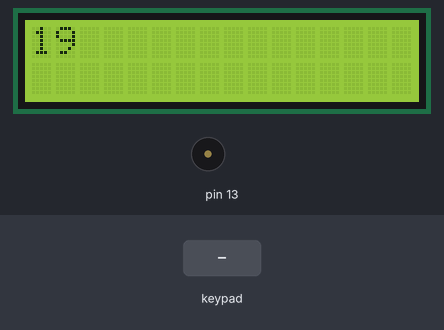
The sketch below on a simulated Arduino Uno, built with avr-gcc and run on an emulated ATmega328P. Shown: 16×2 character LCD, buzzer (waves = sounding). Inputs (shaded band) come from the test bench. What the sketch prints to the serial monitor is not drawn.

Above: at 1.3 s.
1.4 s: keypad keys 9 8 7 6 # pressed 0.4 s apart
At 3.7 s:
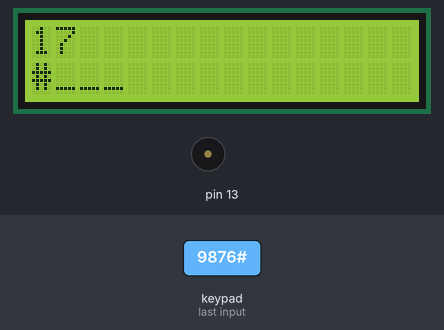
4.9 s: key 'A' pressed
At 5.5 s:
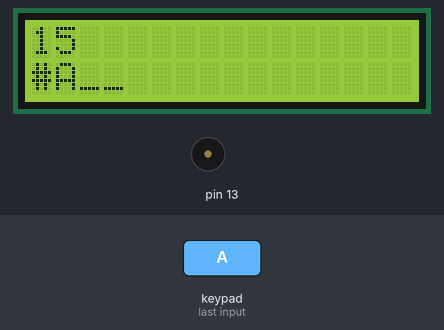
7.1 s: keypad keys 9 8 7 6 * pressed 0.4 s apart
At 9.2 s:
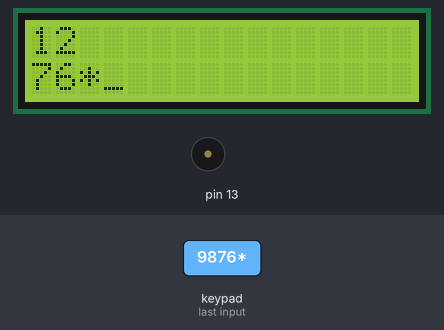
10.6 s: keypad keys 9 8 7 6 D pressed 0.4 s apart
At 12.9 s:
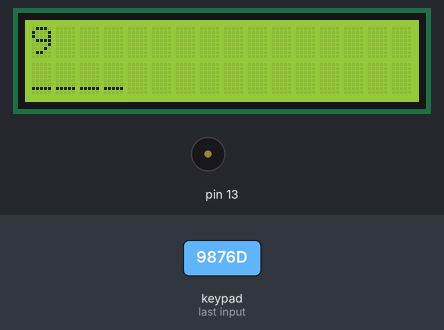
15.6 s: key 'B' pressed
At 16.4 s:
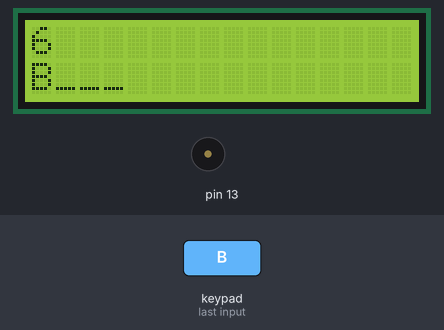
18.0 s: key 'C' pressed
At 18.8 s:
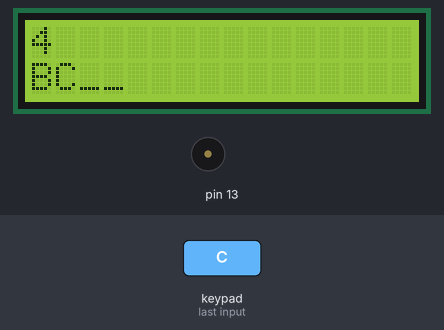
Timing chart, 0 to 35.7 s (numbered marks = the images above; inputs shaded):
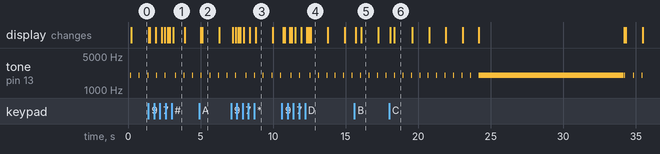

Measured:
- after the input at 4.9 s, the display: first changes after 0.12 s (image 2 shows a later state)
- after the input at 7.1 s, the display: first changes after 0.11 s (image 3 shows a later state)
- after the input at 10.6 s, the display: first changes after 0.09 s (image 4 shows a later state)
- after the input at 15.6 s, the display: first changes after 0.10 s (image 5 shows a later state)
- after the input at 18.0 s, the display: first changes after 0.09 s (image 6 shows a later state)
- by itself, tone on pin 13: plays 2000 Hz for 0.05 s, 2000 Hz for 0.05 s, 2000 Hz for 0.05 s, 2000 Hz for 0.05 s, 2000 Hz for 0.05 s, 2000 Hz for 0.05 s … (14 notes in this stretch)
- what the display in image 1 shows lasts 0.8 s, from 3.1 s to 3.9 s

The sketch:

count_down_i2c.ino
```cpp
#include <Keypad.h>
// initialize the library with the numbers of the interface pins
//#include <LiquidCrystal.h>
//LiquidCrystal lcd(12, 11, 5, 4, 3, 2);
#include <Wire.h>
#include <LiquidCrystal_I2C.h>

LiquidCrystal_I2C lcd(0x3F,16,2);  // set the LCD address to 0x27 for a 16 chars and 2 line display


const byte ROWS = 4;
const byte COLS = 4;
const int DURATION=400;
const int BANG_DURATION = 10000;
const int TONE_FREQ = 2000;

char hexaKeys[ROWS][COLS] = {
  {'1', '2', '3', 'A'},
  {'4', '5', '6', 'B'},
  {'7', '8', '9', 'C'},
  {'*', '0', '#', 'D'}
};
int i=0;
int time = DURATION;
byte rowPins[ROWS] = {9, 8, 7, 6};
byte colPins[COLS] = {A0, A1, A2, A3};

Keypad customKeypad = Keypad(makeKeymap(hexaKeys), rowPins, colPins, ROWS, COLS);

void setup(){
  Serial.begin(9600);
  // set up the LCD's number of columns and rows:
  //lcd.begin(16,2);
  //lcd.setCursor(i,1);
  lcd.init();                      // initialize the lcd
  lcd.init();
  // Print a message to the LCD.
  lcd.backlight();
  lcd.setCursor(1,0);
  lcd.print("____                ");
}

void loop(){
  char customKey = customKeypad.getKey();
  lcd.setCursor(0,0);  //Display position
  lcd.print("           ");
  lcd.setCursor(0,0);
  lcd.print(time/20);
  if ((time %10) ==0){tone(13, TONE_FREQ, 50);}
  else {  delay(50);}
  if (customKey){
    Serial.println(customKey);
    lcd.setCursor(i,1);  //Display position
    lcd.print(customKey);
    i++;
    if (i>3)
    {
      i=0;
      lcd.setCursor(i,1);
      lcd.print("Wrong!");
      delay(100);
      lcd.setCursor(i,1);
      lcd.print("____             ");
      }

  }
  time=time-1;

  if (time==-1)
  {
    lcd.setCursor(0,0);
    lcd.print("Bang!");
    lcd.setCursor(0,1);
    lcd.print("You Failed!");
    tone(13, TONE_FREQ,BANG_DURATION);
    delay(BANG_DURATION);
    time=DURATION;
    lcd.setCursor(i,1);
    lcd.print("____                ");
    } //make a long beep sound
}
```
